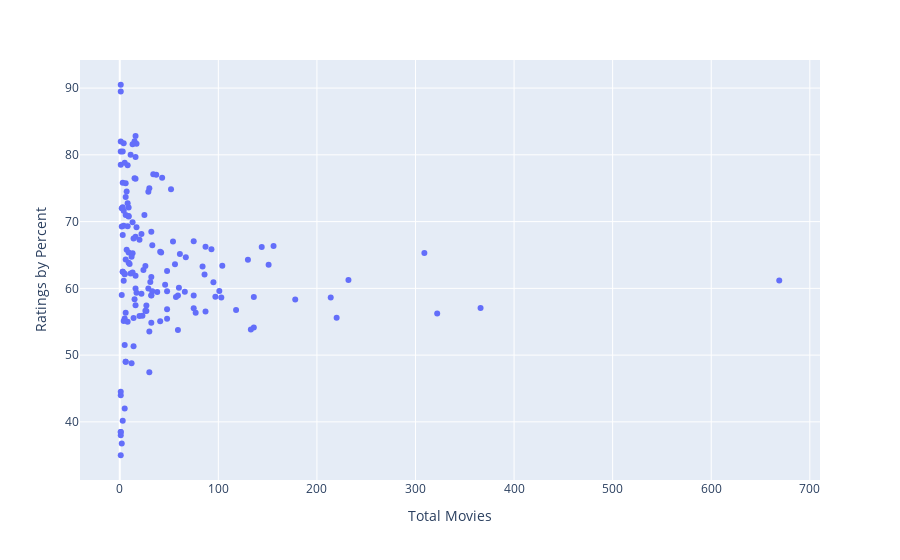

Here is the notebook cell this chart was saved with:
### Markdown cell above
## Data Visualization

We now have our clean data set and are now ready to engage the Plotly Express library. I will add in a few components at each time to showcase the individual components that build to more advanced features, like animation frame and animation group.

### Code cell
# Using the final_movies dataframe, we can use the string names from the dataframe
# to declare what we would like to see and where. There's no option to create subplots with plotly express as
# that is a more intensive building process. With the simple command, we can still built a very comprehensive
# data visualization.

#First we pass it our dataframe and declare our x and y values.
fig1 = px.scatter(movies_final, 
                 x='Total Movies', 
                 y='Ratings by Percent')

#To view this plot just reiterate the name
fig1

### Figure 1 — Plotly figure (JSON) as saved in the notebook; plotly's stock layout.template omitted (floating-point values rounded to 4 significant figures; data arrays with more than 128 entries replaced by an {"elided": "..."} marker saying what was removed)
{"data": [{"hovertemplate": "Total Movies=%{x}<br>Ratings by Percent=%{y}<extra></extra>", "legendgroup": "", "marker": {"color": "#636efa", "symbol": "circle"}, "mode": "markers", "name": "", "orientation": "v", "showlegend": false, "type": "scatter", "x": {"elided": "152 int values"}, "xaxis": "x", "y": {"elided": "152 float values"}, "yaxis": "y"}], "layout": {"legend": {"tracegroupgap": 0}, "margin": {"t": 60}, "xaxis": {"anchor": "y", "domain": [0, 1], "title": {"text": "Total Movies"}}, "yaxis": {"anchor": "x", "domain": [0, 1], "title": {"text": "Ratings by Percent"}}}}
